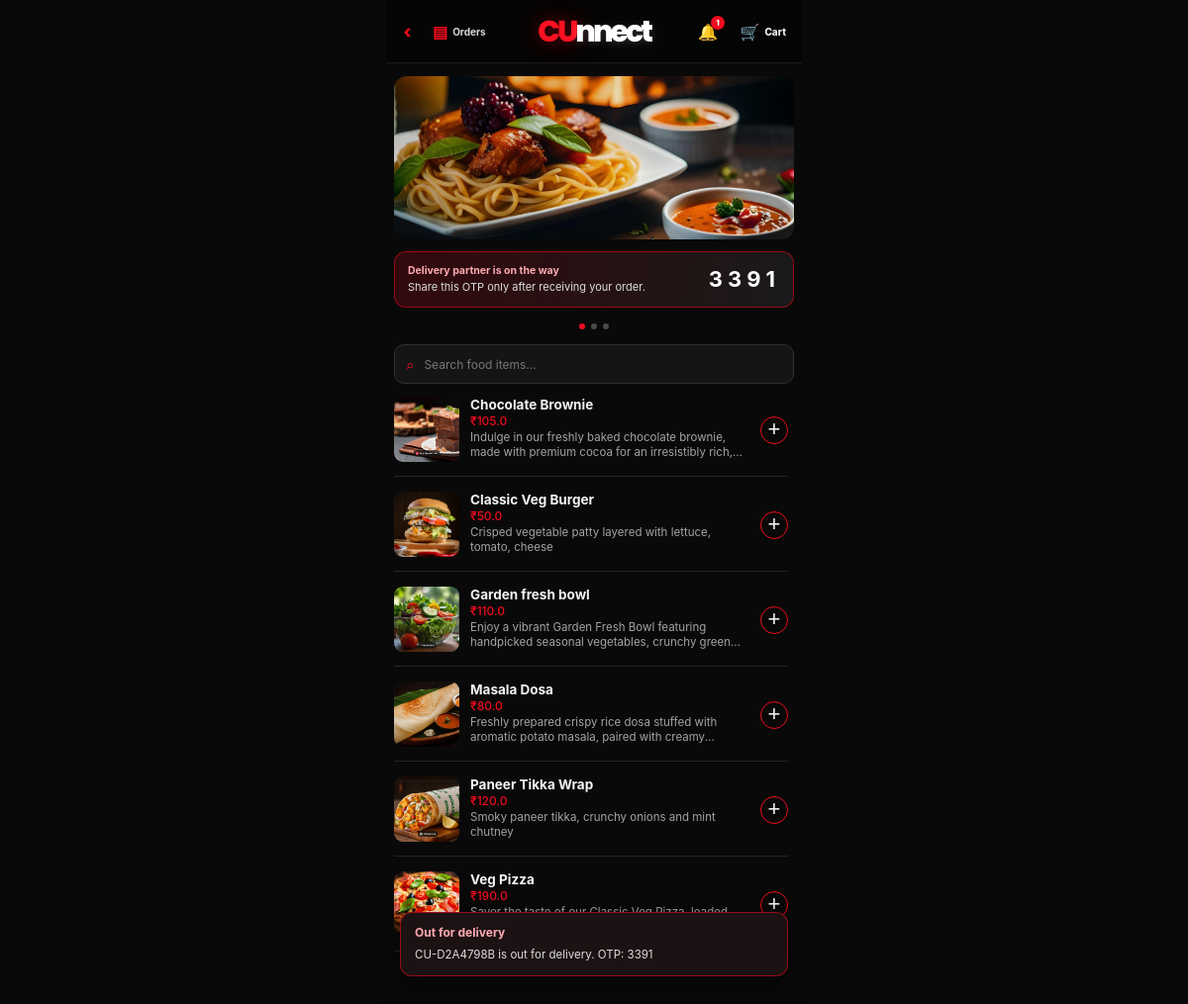
Screenshot of /food/ (signed in) with the database file from the repository.
### food/models.py (models this page shows, shortened)
class HeroSlide(models.Model):
    title = models.CharField(max_length=100)
    subtitle = models.CharField(max_length=200)
    image = models.ImageField(
        upload_to="hero_slides/"
    )
    is_active = models.BooleanField(default=True)
    order = models.PositiveIntegerField(default=0)
    class Meta:
        ordering = ["order"]

class Order(models.Model):
    STATUS_CHOICES = [
        ("pending", "Pending"),
        ("accepted", "Accepted"),
        ("preparing", "Preparing"),
        ("ready", "Ready for Pickup"),
        ("out_for_delivery", "Out for Delivery"),
        ("completed", "Completed"),
        ("cancelled", "Cancelled"),
    ]
    PAYMENT_STATUS_CHOICES = [
        ("pending", "Pending"),
        ("paid", "Paid"),
        ("failed", "Failed"),
    ]
    order_number = models.CharField(
        max_length=20,
        unique=True,
        editable=False
    )
    vendor = models.ForeignKey(
        "myapp.VendorProfile",
        on_delete=models.CASCADE,
        related_name="orders"
    )
    customer = models.ForeignKey(
        settings.AUTH_USER_MODEL,
        on_delete=models.SET_NULL,
        null=True,
        blank=True,
        related_name="food_orders"
    )
    delivery_partner = models.ForeignKey(
        "myapp.DeliveryProfile",
        on_delete=models.SET_NULL,
        null=True,
        blank=True,
        related_name="assigned_orders"
    )
    customer_name = models.CharField(max_length=120)
    customer_phone = models.CharField(max_length=15)
    delivery_address = models.TextField()
    landmark = models.CharField(max_length=200, blank=True)
    customer_upi = models.CharField(max_length=120, blank=True, default="")
    txn_last4 = models.CharField(max_length=4, blank=True, default="")
    payment_method = models.CharField(
        max_length=30,
        default="cash"
    )
    payment_status = models.CharField(
        max_length=20,
        choices=PAYMENT_STATUS_CHOICES,
        default="pending"
    )
    status = models.CharField(
        max_length=20,
        choices=STATUS_CHOICES,
        default="pending"
    )
    subtotal = models.DecimalField(
        max_digits=10,
        decimal_places=2,
        default=0
    )
    discount = models.DecimalField(
        max_digits=10,
        decimal_places=2,
        default=0
    )
    total_amount = models.DecimalField(
        max_digits=10,
        decimal_places=2,
        default=0
    )
    order_note = models.TextField(blank=True)
    delivery_otp = models.CharField(
        max_length=4,
        blank=True,
        default=""
    )
    otp_verified = models.BooleanField(default=False)
    delivered_at = models.DateTimeField(
        null=True,
        blank=True
    )
    created_at = models.DateTimeField(auto_now_add=True)
    updated_at = models.DateTimeField(auto_now=True)
    class Meta:
        ordering = ["-created_at"]

class FoodItem(models.Model):
    CATEGORY_CHOICES = [
        ("wrap", "Wrap"),
        ("burger", "Burger"),
        ("dosa", "Dosa"),
        ("pasta", "Pasta"),
        ("bowl", "Bowl"),
        ("dessert", "Dessert"),
    ]
    name = models.CharField(max_length=100)
    price = models.DecimalField(
        max_digits=6,
        decimal_places=2
    )
    description = models.CharField(max_length=250)
    image = models.ImageField(
        upload_to="food_images/",
        blank=True,
        null=True
    )
    category = models.CharField(
        max_length=20,
        choices=CATEGORY_CHOICES,
        default="wrap"
    )
    vendor = models.ForeignKey(
        "myapp.VendorProfile",
        on_delete=models.SET_NULL,
        null=True,
        blank=True,
        related_name="food_items"
    )
    is_available = models.BooleanField(default=True)
    stock = models.IntegerField(default=0)
    created_at = models.DateTimeField(
        auto_now_add=True,
        null=True,
        blank=True
    )
    class Meta:
        ordering = ["name"]

### food/views.py (the view)
# urls.py: path("", views.food_home, name="food_home"),
def food_home(request):
    search_query = request.GET.get("q", "").strip()
    selected_category = request.GET.get("category", "").strip()
    db_items = FoodItem.objects.all()
    if search_query:
        db_items = db_items.filter(
            Q(name__icontains=search_query) |
            Q(description__icontains=search_query)
        )
    valid_categories = dict(FoodItem.CATEGORY_CHOICES)
    if selected_category in valid_categories:
        db_items = db_items.filter(category=selected_category)
    else:
        selected_category = ""
    food_items = []
    for item in db_items:
        food_items.append({
            "id": item.id,
            "name": item.name,
            "price": float(item.price),
            "description": item.description,
            "image": item.image.url if item.image else "",
            "is_available": item.is_available,
        })
    hero_slides = HeroSlide.objects.filter(is_active=True).order_by("order")
    now = timezone.now()
    offers = FoodOffer.objects.filter(
        is_active=True
    ).filter(
        Q(valid_until__isnull=True) | Q(valid_until__gte=now)
    ).select_related("coupon", "vendor")
    cart = get_cart(request)
    _, cart_count, cart_total = get_cart_summary(cart)
    active_delivery_order = None
    if request.user.is_authenticated:
        active_delivery_order = Order.objects.filter(
            customer=request.user,
            status="out_for_delivery",
            otp_verified=False
        ).select_related("vendor").first()
    context = {
        "food_items": food_items,
        "hero_slides": hero_slides,
        "cart_count": cart_count,
        "cart_total": cart_total,
        "active_delivery_order": active_delivery_order,
        "search_query": search_query,
        "selected_category": selected_category,
        "categories": FoodItem.CATEGORY_CHOICES,
        "offers": offers,
        "food_menu_signature": food_menu_signature(),
    }
    return render(request, "food/food_home.html", context)

### food/views.py (called while the page is built)
def food_menu_signature():
    return "|".join(
        f"{item_id}:{int(is_available)}"
        for item_id, is_available in FoodItem.objects.order_by("id").values_list(
            "id", "is_available"
        )
    )

def get_cart(request):
    if not request.session.session_key:
        request.session.create()
    cart, _ = Cart.objects.get_or_create(
        session_key=request.session.session_key
    )
    return cart

def get_cart_summary(cart):
    cart_items = CartItem.objects.filter(cart=cart).select_related("food_item")
    cart_count = sum(item.quantity for item in cart_items)
    cart_total = sum(
        (item.subtotal for item in cart_items),
        Decimal("0.00")
    )
    return cart_items, cart_count, cart_total

### food/templates/food/food_home.html (shortened to what this page needs)
<!DOCTYPE html>
<html lang="en">
<head>
</head>
<body>
  <main class="app">
    <header class="header">
      <a class="dashboard-link" href="{% url 'dashboard' %}" aria-label="Go to Dashboard">
        <span class="dashboard-arrow">‹</span>
      </a>
      <a class="orders-link" href="{% url 'my_orders' %}" aria-label="View my orders">
        <span class="orders-icon">▤</span>
        <span>Orders</span>
      </a>
  <div class="logo" aria-label="CUnnect">
    <span class="logo-cu">CU</span><span class="logo-nnect">nnect</span>
  </div>
  <a class="notification-link" href="{% url 'notifications_page' %}" aria-label="View notifications">
    <span style="font-size:16px;">🔔</span>
    <span class="notification-badge" id="notification-badge">0</span>
  </a>
  <a class="header-cart" href="{% url 'cart_view' %}" aria-label="View cart">
        <span class="header-cart-icon">🛒</span>
        <span>Cart</span>
      </a>
    </header>
    <section class="hero-slider" id="hero-slider" aria-label="Food promotions">
      {% for slide in hero_slides %}
      <article class="hero-slide {% if forloop.first %}active{% endif %}">
        {% if slide.image %}
        <img class="hero-image" src="{{ slide.image.url }}" alt="Food offer">
        {% endif %}
      </article>
      {% endfor %}
    </section>
    <section class="delivery-otp-card" id="delivery-otp-card" {% if not active_delivery_order %}style="display:none;"{% endif %}>
      <div>
        <p>Delivery partner is on the way</p>
        <span>Share this OTP only after receiving your order.</span>
      </div>
      <strong id="delivery-otp-value">{% if active_delivery_order %}{{ active_delivery_order.delivery_otp }}{% endif %}</strong>
    </section>
    <div class="carousel-dots" aria-label="Promotion slides">
      {% for slide in hero_slides %}
      <button class="dot {% if forloop.first %}active{% endif %}"
              type="button"
              aria-label="Show promotion {{ forloop.counter }}"
              data-slide-index="{{ forloop.counter0 }}"></button>
      {% endfor %}
    </div>
    <section class="menu-tools" aria-label="Search food">
      <form class="search-form" method="get" action="{% url 'food_home' %}">
        <span class="search-icon">⌕</span>
        <input class="search-input"
               type="search"
               name="q"
               value="{{ search_query }}"
               placeholder="Search food items..."
               autocomplete="off">
      </form>
    </section>
    <section class="food-list" aria-label="Food menu">
      {% for item in food_items %}
      <article class="food-item">
        {% if item.image %}
        <img class="food-image" src="{{ item.image }}" alt="{{ item.name }}">
        {% endif %}
        <div class="food-details">
          <div class="food-name">{{ item.name }}</div>
          <div class="food-price">₹{{ item.price }}</div>
          <div class="food-description">{{ item.description }}</div>
        </div>
        {% if item.is_available %}
        <form class="add-form" method="post" action="{% url 'add_to_cart' item.id %}">
          <button class="add-btn" type="submit" aria-label="Add {{ item.name }} to cart">+</button>
        </form>
        {% else %}
        <span class="unavailable-badge">Unavailable</span>
        {% endif %}
      </article>
      {% empty %}
      <p class="empty-menu">No food items are available right now.</p>
      {% endfor %}
    </section>
  </main>
</body>
</html>

### rows the page displays
HeroSlide: image (picture)
Order: delivery_otp "3391"
FoodItem: name "Chocolate Brownie", description "Indulge in our freshly baked chocolate brownie, made with premium cocoa for an irresistibly…"
FoodItem: name "Classic Veg Burger", description "Crisped vegetable patty layered with lettuce, tomato, cheese"
FoodItem: name "Garden fresh bowl", description "Enjoy a vibrant Garden Fresh Bowl featuring handpicked seasonal vegetables, crunchy…"
FoodItem: name "Masala Dosa", description "Freshly prepared crispy rice dosa stuffed with aromatic potato masala, paired with…"
FoodItem: name "Paneer Tikka Wrap", description "Smoky paneer tikka, crunchy onions and mint chutney"
FoodItem: name "Veg Pizza"

### other values shown
{{ item.price }} "105.0" "50.0" "110.0" "80.0" "120.0" "190.0"
